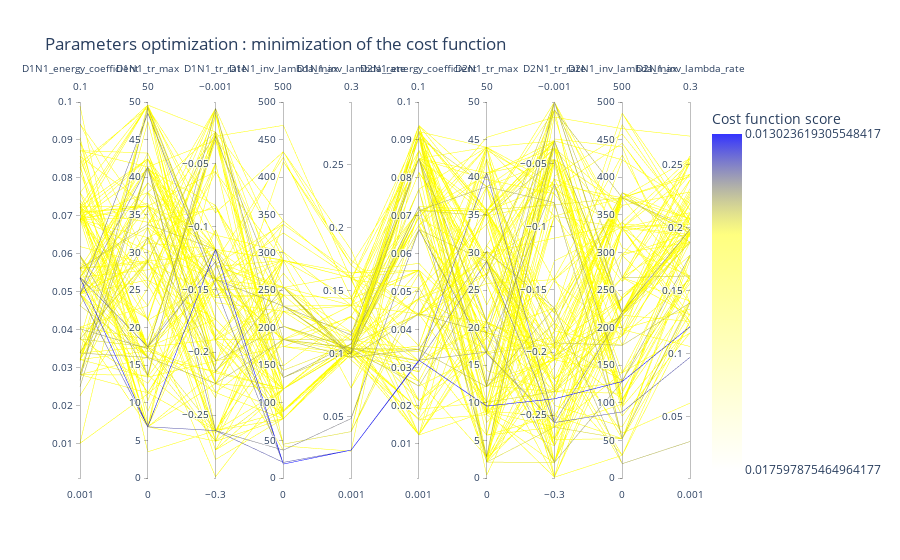

The code cell stored with this chart in its notebook:
### Code cell
viewer.parallel_coordinates(500, unselected_opacity=0)

### Figure 1 — Plotly figure (JSON) as saved in the notebook; plotly's stock layout.template omitted (floating-point values rounded to 4 significant figures; data arrays with more than 128 entries replaced by an {"elided": "..."} marker saying what was removed)
{"data": [{"dimensions": [{"label": "D1N1_energy_coefficient", "range": [0.001, 0.1], "values": {"elided": "500 float values"}}, {"label": "D1N1_tr_max", "range": [0, 50], "values": {"elided": "500 float values"}}, {"label": "D1N1_tr_rate", "range": [-0.3, -0.001], "values": {"elided": "500 float values"}}, {"label": "D1N1_inv_lambda_max", "range": [0, 500], "values": {"elided": "500 float values"}}, {"label": "D1N1_inv_lambda_rate", "range": [0.001, 0.3], "values": {"elided": "500 float values"}}, {"label": "D2N1_energy_coefficient", "range": [0.001, 0.1], "values": {"elided": "500 float values"}}, {"label": "D2N1_tr_max", "range": [0, 50], "values": {"elided": "500 float values"}}, {"label": "D2N1_tr_rate", "range": [-0.3, -0.001], "values": {"elided": "500 float values"}}, {"label": "D2N1_inv_lambda_max", "range": [0, 500], "values": {"elided": "500 float values"}}, {"label": "D2N1_inv_lambda_rate", "range": [0.001, 0.3], "values": {"elided": "500 float values"}}], "line": {"color": {"elided": "500 float values"}, "colorbar": {"tickmode": "array", "ticktext": [0.01302, 0.0176], "tickvals": [-0.01302, -0.0176], "title": {"text": "Cost function score"}}, "colorscale": [[0, "rgba(0, 0, 255, 0.8)"], [0.3, "rgba(255,255,0,0.5)"], [1, "rgba(255,255,0,0.0)"]], "reversescale": true, "showscale": true}, "type": "parcoords", "unselected": {"line": {"opacity": 0}}}], "layout": {"coloraxis": {"colorbar": {"title": {"text": "Fitness"}}}, "title": {"text": "Parameters optimization : minimization of the cost function"}}}
